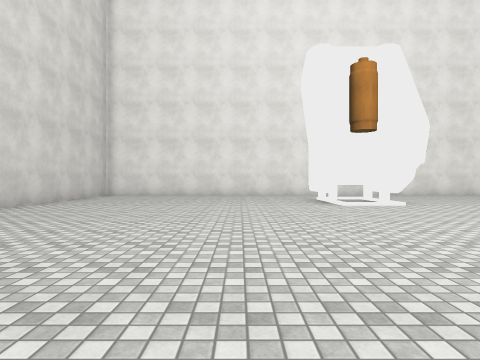
[1] (above)

24 first-person views from a walk through a scene from a Unity 3-D project. The camera is 1.3 m above the floor, looks level and sees 75° across. The floor is counted in squares, 2 m on a side. Each view is taken from the middle of a square. On the plan, view 1 faces up. The plan holds only what a view shows up to about 10 squares ahead; the rest is blank. The place goes on beyond the plan. The player character is not drawn. Some animated figures are left out. Surface patterns are stand-ins for the level's own textures.

[2]
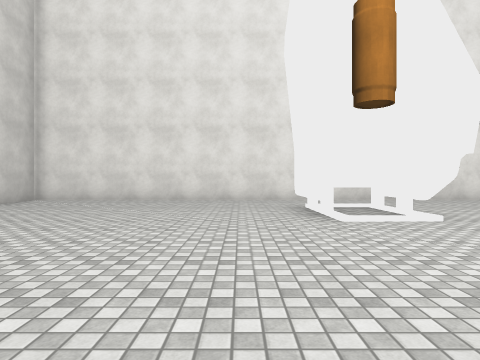

[3]
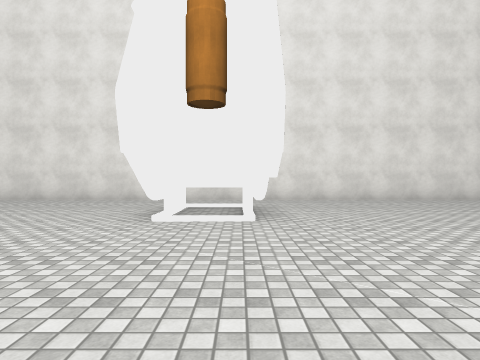

[4]
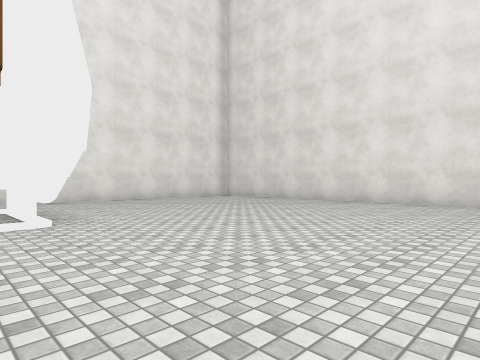

[5]
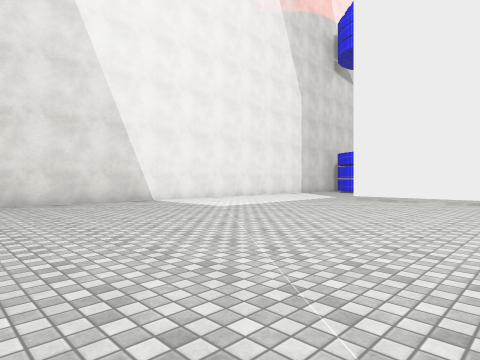

[6]
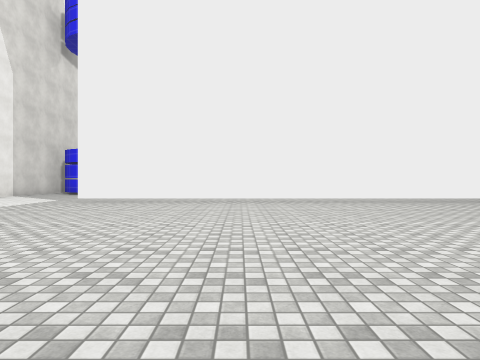

[7]
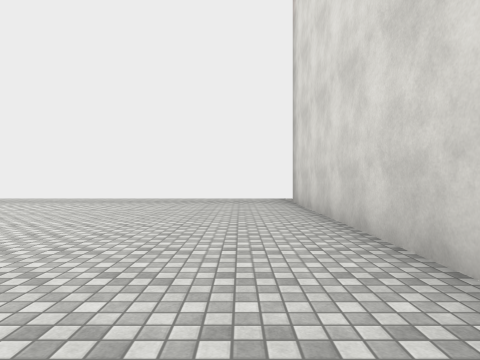

[8]
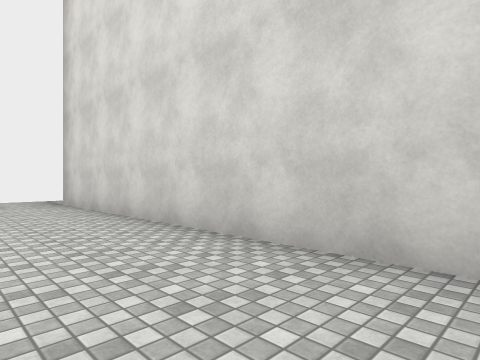

[9]
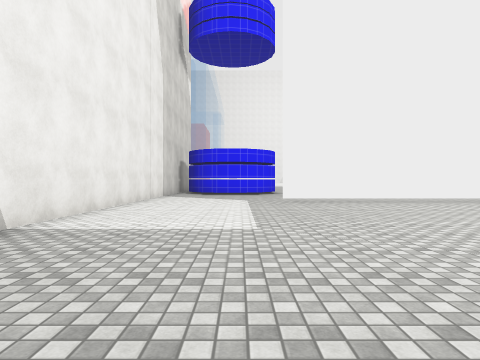

[10]
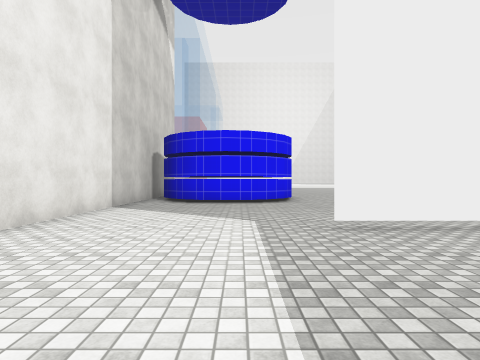

[11]
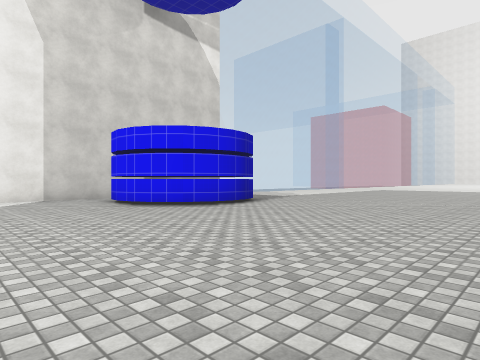

[12]
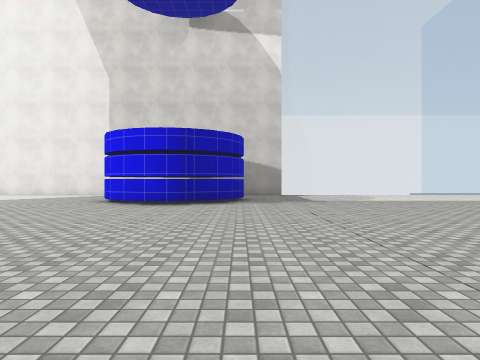

[13]
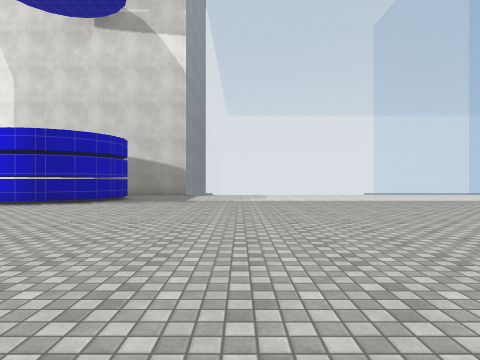

[14]
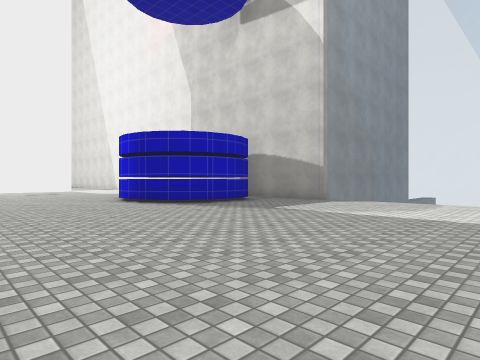

[15]
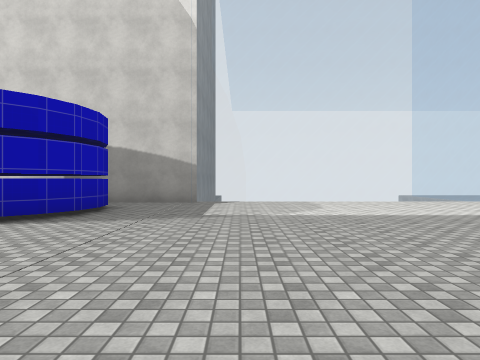

[16]
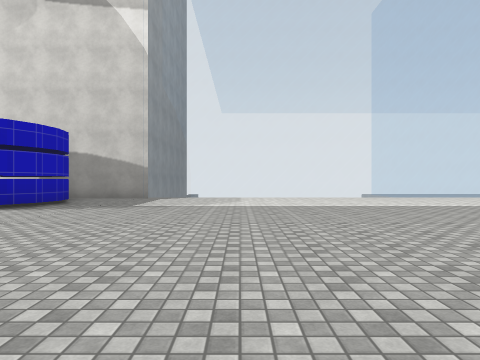

[17]
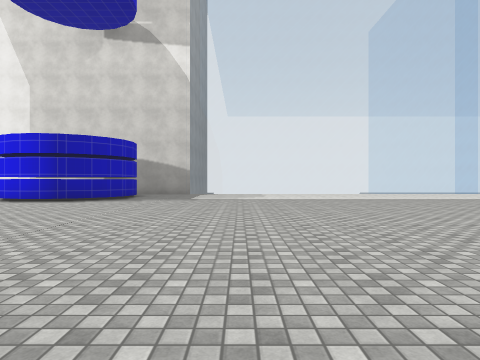

[18]
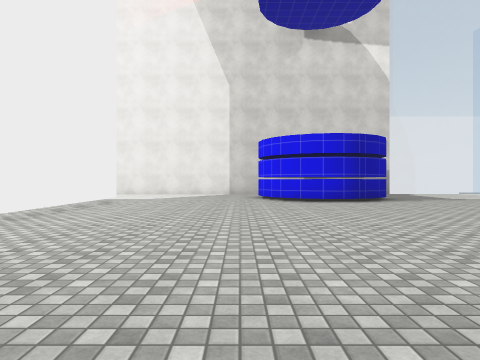

[19]
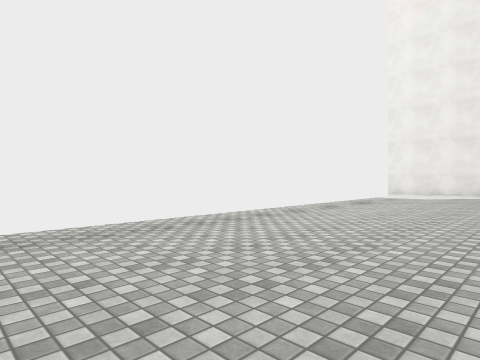

[20]
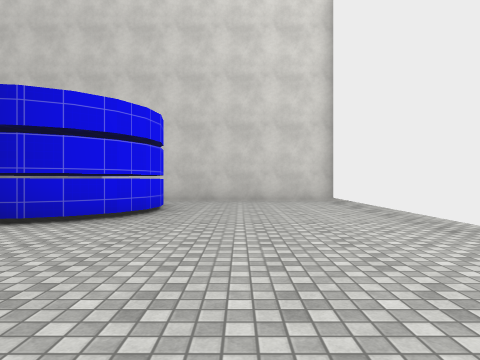

[21]
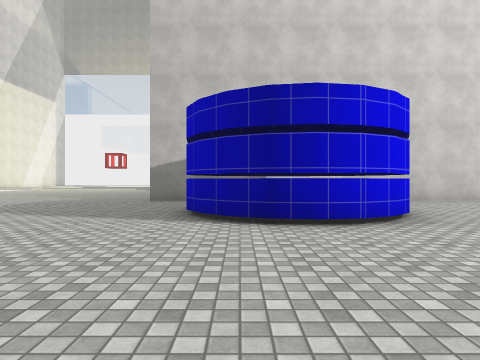

[22]
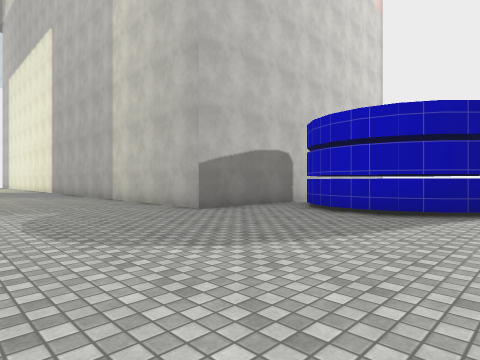

[23]
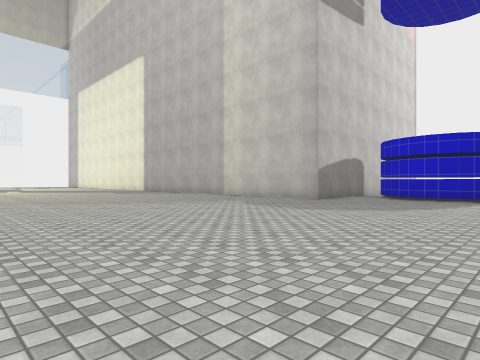

[24]
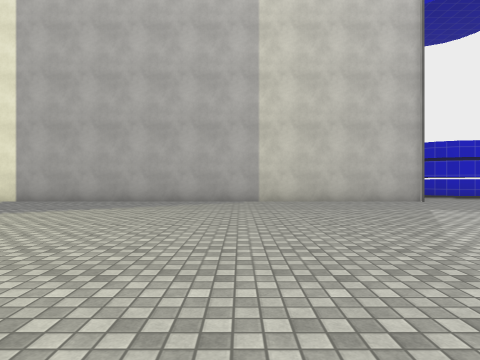

### Floor plan
Key: @ floor where view 1 was taken; # wall or solid block; . floor; = window, fence, low wall or low ledge; T thing the floor can be seen under or through.
Columns run from 18 left of view 1 to 13 right of it. Each row starts with its distance up from view 1.
 13             ###################
 12             #.................
 11             #................
 10             #........##......
  9             #........##.......
  8             #........##.......#
  7             #.................#
  6             #.................#
  5             #.................#
  4             #.................#
  3             #.................#
  2             #.................#
  1             #.................#
  0             #.....@...........#
 -1             #.................#
 -2             #.................#
 -3             ##TTTTT###TTTT....#
 -4             #.................#
 -5             #.................#
 -6             #.................#
 -7             #.................#
 -8             #. ##.........###.#
 -9             #   ##........# ###
-10             #.   #........#
-11             #.####........##  #
-12             #..##..........##.#
-13 #############.................#
-14 ...............................
-15  ..............................=
-16   .............................=
-17   .............................=
-18    ............................
-19     ...........................
-20     ...............  ..........
-21      ..............   .........
-22       .............     .......
-23        .      .....      .....

Positions as (right, up) in squares from view 1, and headings:
1: (0, 0), facing up
2: (1, 3), facing up
3: (4, 3), facing up
4: (3, 3), facing up-right
5: (3, 7), facing down-right
6: (3, 6), facing down
7: (-4, 6), facing down
8: (-3, 6), facing down-left
9: (9, 6), facing down
10: (9, 1), facing down
11: (1, -4), facing down-right
12: (-1, -12), facing right
13: (-1, -16), facing right
14: (3, -19), facing up-right
15: (3, -15), facing right
16: (1, -17), facing right
17: (-2, -16), facing right
18: (-2, -7), facing right
19: (-3, -7), facing up-right
20: (4, -6), facing left
21: (4, -11), facing left
22: (0, -18), facing up-left
23: (0, -23), facing up-left
24: (-11, -23), facing up
